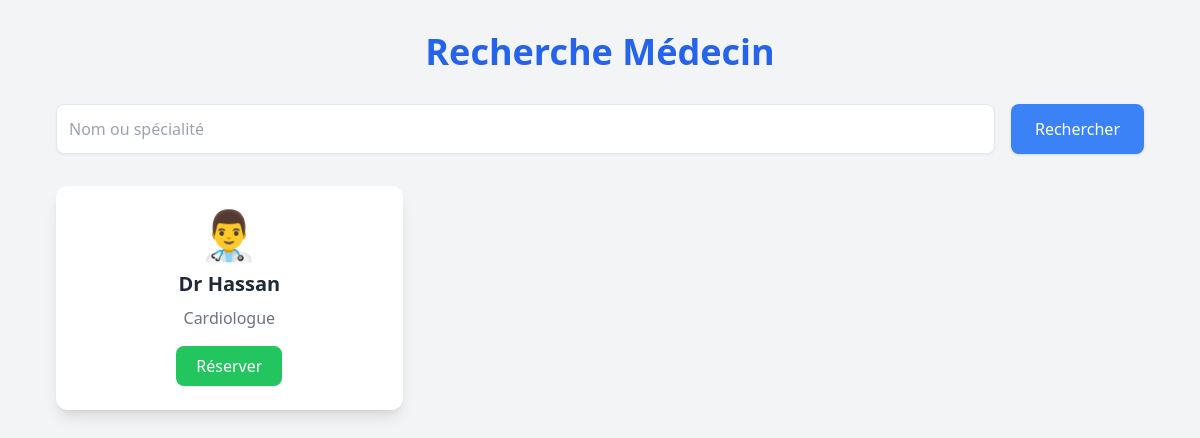
Page /templates/patient/rechercher-medecin.php on the earlier database version.
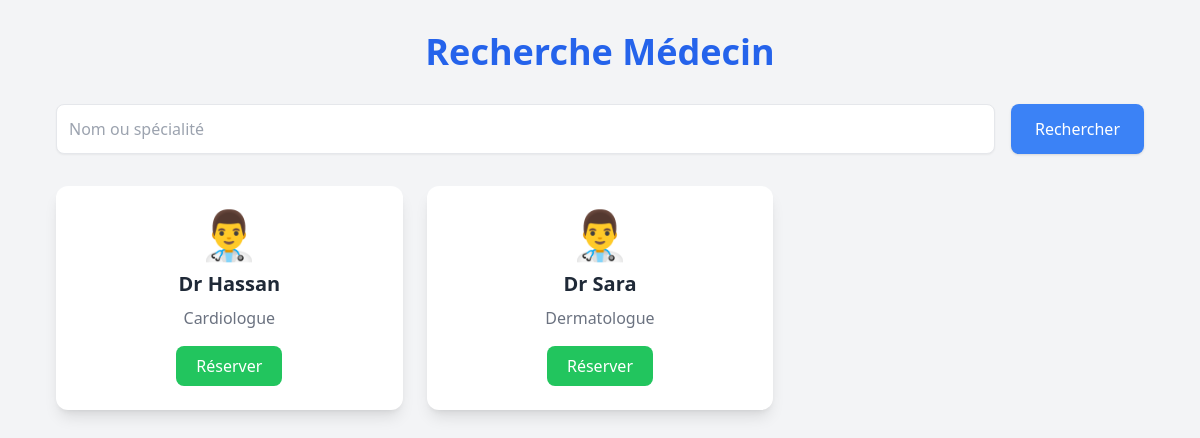
Same page on the later database version.
### tables this page shows
CREATE TABLE doctor (
    id_doctor INT AUTO_INCREMENT PRIMARY KEY,
    user_id INT NOT NULL UNIQUE,
    specialite_id INT NOT NULL,
    FOREIGN KEY (user_id) REFERENCES user(id),
    FOREIGN KEY (specialite_id) REFERENCES specialite(id)
);

CREATE TABLE user (
    id INT AUTO_INCREMENT PRIMARY KEY,
    nom VARCHAR(100) NOT NULL,
    email VARCHAR(150) NOT NULL UNIQUE,
    role_id INT NOT NULL,
    FOREIGN KEY (role_id) REFERENCES role(id_role)
);

CREATE TABLE specialite (
    id INT AUTO_INCREMENT PRIMARY KEY,
    nom VARCHAR(100) NOT NULL,
    description TEXT
);

### templates/patient/rechercher-medecin.php (the view, shortened to what this page needs)
<?php
require '../../config/database.php';
$search = $_GET['search'] ?? '';
$sql = "
SELECT
    doctor.id_doctor,
    user.nom,
    specialite.nom AS specialite
FROM doctor
JOIN user ON doctor.user_id = user.id
JOIN specialite ON doctor.specialite_id = specialite.id
WHERE user.nom LIKE ?
OR specialite.nom LIKE ?
";
$stmt = $pdo->prepare($sql);
$stmt->execute([
    "%$search%",
    "%$search%"
]);
$doctors = $stmt->fetchAll(PDO::FETCH_ASSOC);
?>
<!DOCTYPE html>
<html lang="fr">
<head>
    <script src="https://cdn.tailwindcss.com"></script>
</head>
<body class="bg-gray-100 min-h-screen">
<div class="max-w-6xl mx-auto p-8">
    <h1 class="text-4xl font-bold text-center text-blue-600 mb-8">
        Recherche Médecin
    </h1>
    <form method="GET" class="mb-8">
        <div class="flex gap-4">
            <input
                type="text"
                name="search"
                value="<?= htmlspecialchars($search) ?>"
                placeholder="Nom ou spécialité"
                class="flex-1 p-3 border rounded-lg shadow-sm focus:outline-none focus:ring-2 focus:ring-blue-500"
            >
            <button
                type="submit"
                class="bg-blue-500 hover:bg-blue-600 text-white px-6 py-3 rounded-lg shadow"
            >
                Rechercher
            </button>
        </div>
    </form>
    <div class="grid grid-cols-1 md:grid-cols-2 lg:grid-cols-3 gap-6">
        <?php foreach ($doctors as $doctor): ?>
            <div class="bg-white rounded-xl shadow-lg p-6">
                <div class="text-center">
                    <div class="text-5xl mb-3">
                        👨‍⚕️
                    </div>
                    <h2 class="text-xl font-bold text-gray-800">
                        <?= htmlspecialchars($doctor['nom']) ?>
                    </h2>
                    <p class="text-gray-500 mt-2">
                        <?= htmlspecialchars($doctor['specialite']) ?>
                    </p>
                    <a
                        href="reservation.php?id=<?= $doctor['id_doctor'] ?>"
                        class="inline-block mt-4 bg-green-500 hover:bg-green-600 text-white px-5 py-2 rounded-lg"
                    >
                        Réserver
                    </a>
                </div>
            </div>
        <?php endforeach; ?>
    </div>
</div>
</body>
</html>

Differences in the rows shown:
added doctor: user.nom "Dr Sara", specialite.nom "Dermatologue"
